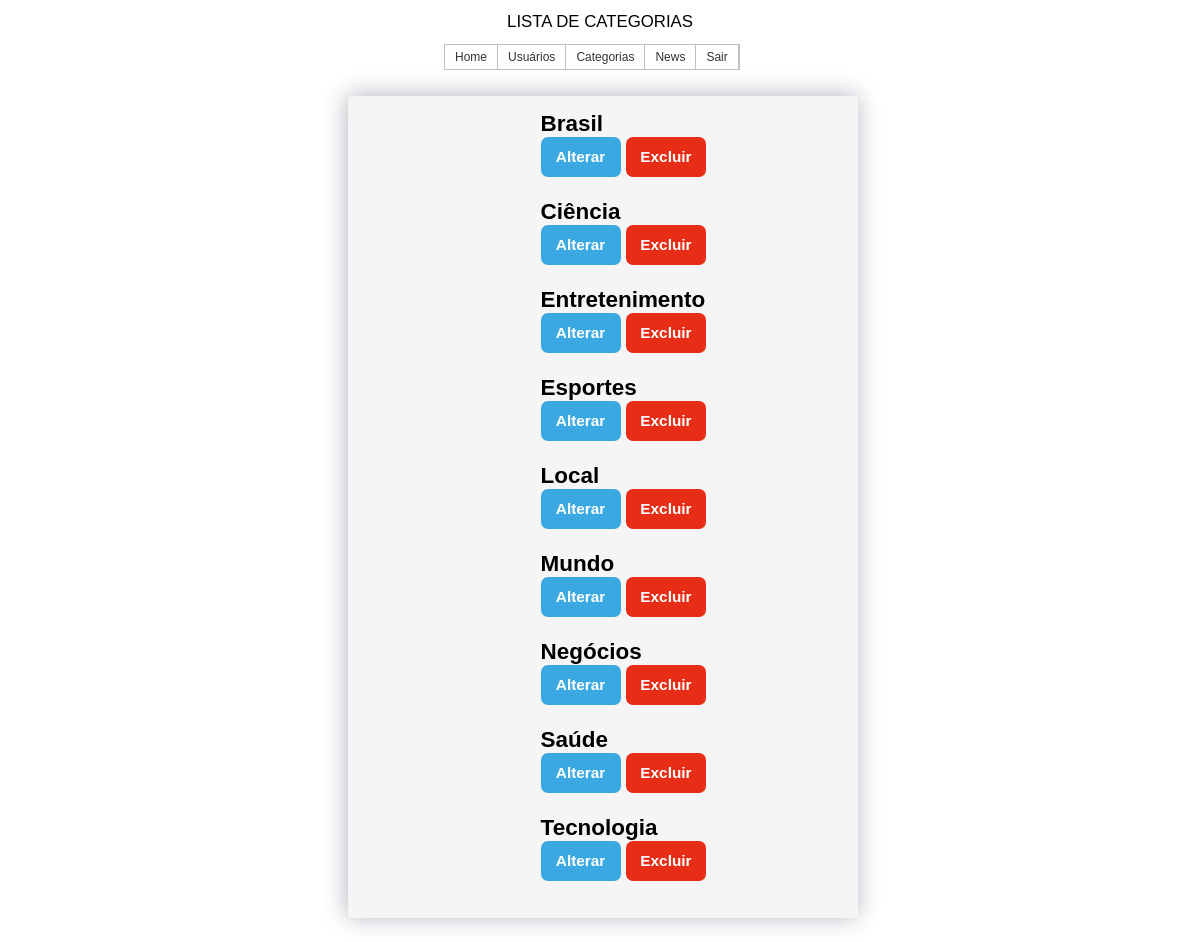
The app's page /admin/categoriaList.php (signed in) with its own data.
### tables this page shows
CREATE TABLE `categoria` (
  `id_categoria` int(11) NOT NULL,
  `nome` varchar(30) NOT NULL
);

### admin/categorialist.php (the view, shortened to what this page needs)
<!doctype html>
<html>
<head>
	<link rel="stylesheet" href="../css/estilobackend.css">
</head>
<body>
	<header>LISTA DE CATEGORIAS</header>
	<nav>
		<?php
		include("../inc/menu.php");
		 ?>
	</nav>
	<main>
		<article>
			<div class="content">
			<section>
			<?php
			require_once("../inc/conect.php");
			$sql = "SELECT * FROM categoria ORDER BY Nome ASC";
			$q = $conexao->query($sql);
			 while($r = mysqli_fetch_array($q)){ ?>
			<div class="buttons">
			<h3><?php echo "$r[nome]"; ?></h3>
				<button class="alterar" value=""><a class="linkw" href="categoriaUp.php?id=<?php echo $r['id_categoria'];?>">Alterar</a></button>
				<button class="excluir" value=""><a class="linkw" href="categoriaDel.php?id=<?php echo $r['id_categoria'];?>">Excluir</a></button>
				<?php  echo '<br><br>'; ?>
			</div>
			<?php } ?>
			</section>
			</div>
		</article>
	</main>
</body>
</html>

### css/estilobackend.css (style rules this page uses)
* { margin: 0; padding: 0; }
body { font-family: arial, helvetica, sans-serif; font-size: 12px; }
.content { border-radius: 3px; box-sizing: content-box; margin: 2% 29%; width: 40%; background: #F5F5F5 ; color: black; font-size: 160%; min-height: auto; padding: 15px; text-align: left; box-shadow:-1px -1px 25px rgba(2, 4, 44, 0.3); clear: both; }
header { font-size: 140%; text-align: center; margin: 1%; }
.cadastrar, .alterar, .excluir { width: 80px; height: 40px; border-radius: 7px; border: none; color: white; font-weight: bold; font-size: 80%; }
.cadastrar, .alterar { background-color: #3AA9E1; }
.excluir { background-color: #E82D17; }
.linkw { text-decoration: none; color: white; }
.buttons { margin-left: 37%; }

### records on screen
categoria: nome "Brasil"
categoria: nome "Ciência"
categoria: nome "Entretenimento"
categoria: nome "Esportes"
categoria: nome "Local"
categoria: nome "Mundo"
categoria: nome "Negócios"
categoria: nome "Saúde"
categoria: nome "Tecnologia"
